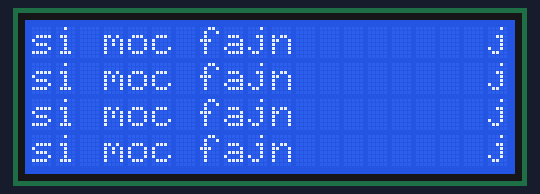
A sketch run on a simulated Arduino Leonardo, built with avr-gcc and run on an emulated ATmega32U4. Shown: 20×4 character LCD.

Above: at 0.2 s.
At 3.8 s:
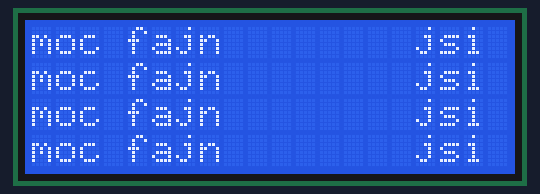
At 9.8 s:
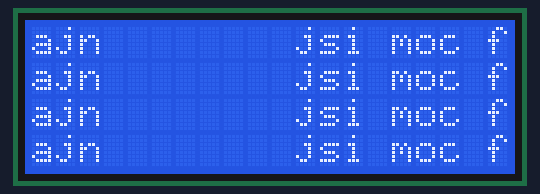
At 19.4 s:
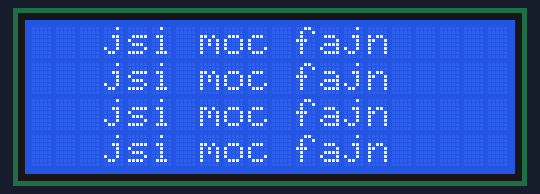
At 29.0 s:
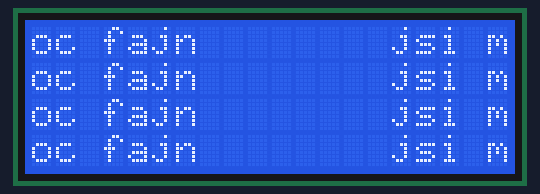
At 38.6 s:
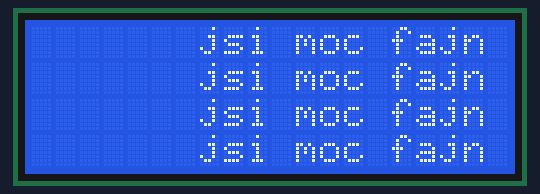

The sketch:

Kaja_LCD_Display_pokus.ino
```cpp
/************************************************************
ZAPOJENÍ (pro děti – stručně a jasně)

Arduino Leonardo  →  LCD 20×4 s I2C (modul s čipem PCF8574)
------------------------------------------------------------
5V   → VCC   (napájení displeje)
GND  → GND   (společná zem – propojit!)
D2   → SDA   (datová linka I2C)
D3   → SCL   (hodinová linka I2C)

Tipy:
- Na modulu bývá I2C adresa nejčastěji 0x27 (někdy 0x3F).
- Když nic nevidíš: otoč potenciometr kontrastu na modulu (malý šroubek).
- I2C umí víc zařízení na stejných dvou vodičích (SDA, SCL) – super pro projekty!

ÚKOLY, PRO POCHOPENÍ KÓDU (CHALLENGES)
1) Napište něco na třetí a čtvrtý řádek displeje.

2) Napište:
   - Na začátek prvního řádku: „Ahoj“
   - Do PŮLKY druhého řádku: libovolný text
   - Na KONEC posledního řádku: „johA“
   Ukázka, jak by to MĚLO vypadat (pseudograficky):
   [řádek 1] Ahoj____________________
   [řádek 2] ________TVŮJ_TEXT_______
   [řádek 3] ________________________
   [řádek 4] ________________johA____
   (Podtržítka jen znázorňují prázdná místa.)

3.1) Napište někam do KÓDU slovo "pricnezna" tak, aby SE ZOBRAZILO na displeji.

3.2) Napište někam do KÓDU slovo "princezna" tak, aby SE NEZOBRAZILO na displeji.

4.1) ODkomentujte v kódu řádek tak, aby se text na obrazovce POSOUVAL DOLEVA.
4.2) Upravte kód tak, aby se text posouval NAOPAK – DOPRAVA.

5) Naprogramuj LCD displej tak, aby se text „jsi moc fajn“ zobrazoval postupně od prvního řádku až po čtvrtý. Na každém řádku se má držet jednu sekundu, pak zmizet a objevit se o řádek níž.
Příklad (časová osa):
0 s → „jsi moc fajn“ na 1. řádku
1 s → „jsi moc fajn“ na 2. řádku
2 s → „jsi moc fajn“ na 3. řádku
3 s → „jsi moc fajn“ na 4. řádku
4 s → znovu od 1. řádku …

BONUS nápady:
- Zkus vypsat čísla, smajlíky, nebo vytvořit vlastní znak (Custom Character).

OTÁZKY K ZAMYŠLENÍ
1. Co znamená `#include` na začátku kódu?
2. Proč musíme použít knihovnu `LiquidCrystal_I2C.h`?
3. Co dělá příkaz `lcd.init();` a proč ho potřebujeme v `setup()`?
4. Jaký je rozdíl mezi `lcd.setCursor(x, y)` a `lcd.print("text")`?
5. Co dělá `lcd.clear()` a proč se hodí, když chci text „pohybovat“?
6. Jak funguje příkaz `delay(1000);`? Co by se stalo, kdyby tam bylo `delay(200);`?
7. Jak bys změnil kód, aby se text pohyboval nahoru místo dolů?
8. Co by se stalo, kdybychom místo `lcd.clear()` použili jen další `lcd.print()`?


************************************************************/

#include <Wire.h>
#include <LiquidCrystal_I2C.h>

// ZMĚŇ, POKUD JE POTŘEBA: nejčastěji 0x27 (někdy 0x3F)
LiquidCrystal_I2C lcd(0x27, 20, 4);

// Přepínač posouvání (použij v Úkolu 4.1/4.2)
bool scrollLeft = true;   // nastav na false pro posun doprava (Úkol 4.2)

void setup() {
  lcd.init();
  lcd.backlight();

  // ==== A) Jen DVA příkazy, které opravdu něco vypíšou ====

  lcd.setCursor(0, 0);
  lcd.print("jsi moc fajn"); // 2. skutečné vypsání

  lcd.setCursor(0, 1);
  lcd.print("jsi moc fajn");

  lcd.setCursor(0, 2);
  lcd.print("jsi moc fajn "); // 2. skutečné vypsání

 lcd.setCursor(0, 3);
  lcd.print("jsi moc fajn"); // 2. skutečné vypsání

}
void loop() {

   lcd.scrollDisplayLeft();
  // delay(400);

   delay(500);
   delay(700);
}
```

Measured:
- what the display in image 1 shows lasts 1.2 s, from 3.7 s to 4.9 s
